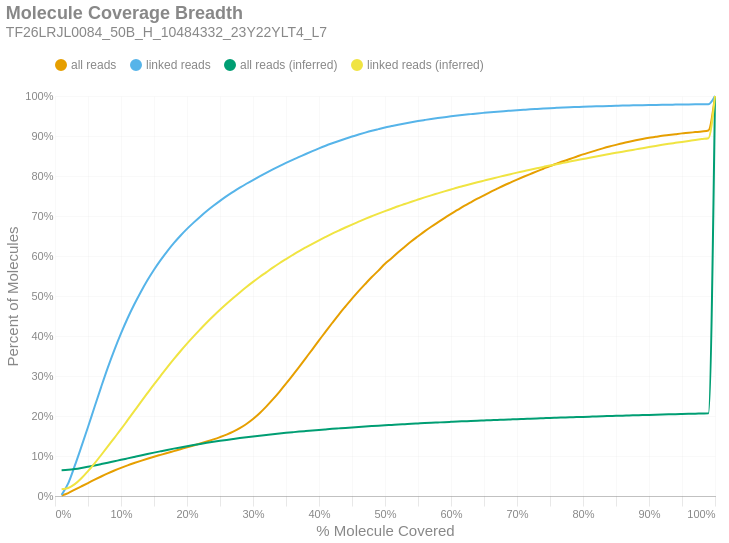

Source (notebook cell):
### Markdown cell above
### Molecule Read Coverage
This chart shows molecule coverage breadth as computed by the number of bases aligned to that molecule. In other words, "*how much of each unique long molecule is actually sequenced/aligned?*" Keep in mind there is a distinction between sequences and alignments, since some sequences belonging to a particular molecule may not align well and wouldn't appear in the alignment data. This chart also shows molecule coverage breadth as computed by the *inferred fragment* from which the aligned sequences originate. Unlike read coverage, this calculation takes into account the total insert size, including unsequenced gaps between the forward and reverse reads. Like the previous figures, these are cumulative percents.

### Code cell
if SKIPLR:
    print_html(f"Skipped")
else:
    binned_df = consolidated_hist(valids['coverage_bp'], mask, 0.01, True)
    binned_df_inf = consolidated_hist(valids['coverage_inserts'], mask, 0.01, True)
    binned_df = binned_df.with_columns(pl.lit(binned_df_inf['all reads (cumsum)']).alias('all reads (inferred)'))
    binned_df = binned_df.with_columns(pl.lit(binned_df_inf['linked reads (cumsum)']).alias('linked reads (inferred)'))
    binned_df = binned_df.with_columns(
        (pl.col('bin').cast(pl.Float64) + 0.01).alias('right_edge')
    )

    with SafeRender(binned_df):
        (
            density_plot(binned_df, 'Molecule Coverage Breadth', samplename, 'molcov', ['all reads (inferred)','linked reads (inferred)'])
            .encode(
                #x=alt.X('bin:Q', title="% Molecule Covered").axis(format = '%').scale(padding=0),
                x=alt.X('right_edge:Q', title="% Molecule Covered").axis(format='%').scale(padding=0),
                y=alt.Y('value:Q', title='Percent of Molecules')
                    .axis(format='%')
                    .stack(False)
                    .scale(domainMin=0, padding=0),
                color=alt.Color("key:N").scale(domain = ["all reads", "linked reads", "all reads (inferred)", "linked reads (inferred)"]),
                tooltip = [
                    alt.Tooltip("key:N", title = "Data Type"),
                    alt.Tooltip("range_label:N", title="% Molecule Covered"),
                    alt.Tooltip("value:Q", format = ".2%", title="% Molecules")
                ]
            )
        ).display()

### Figure 1 — Vega-Lite specification as saved in the notebook (floating-point values rounded to 4 significant figures)
{"width": "container", "height": 400, "config": {"title": {"anchor": "start", "dy": -15, "fontSize": 18, "color": "#888888", "subtitleColor": "#888888", "subtitleFontSize": 14}, "arc": {"fill": "#0072B2"}, "axis": {"domainColor": "#888888", "domainWidth": 0.5, "gridWidth": 0.2, "grid": false, "titleFontWeight": 400, "titleFontSize": 15, "labelFontSize": 11, "labelColor": "#888888", "tickColor": "#888888", "tickWidth": 0.2, "titleColor": "#888888"}, "axisBand": {"grid": false}, "axisX": {"grid": true, "tickSize": 10, "domainCap": "round"}, "axisY": {"domain": false, "grid": true, "tickSize": 0, "domainCap": "round"}, "background": "transparent", "header": {"labelFontSize": 15, "labelColor": "#888888", "titleFontSize": 15, "titleFontWeight": 600, "titleColor": "#888888"}, "legend": {"labelFont": "sans-serif", "labelFontSize": 12, "labelColor": "#888888", "symbolSize": 100, "symbolType": "circle", "titleFontSize": 12, "titlePadding": 10, "titleColor": "#888888", "title": null, "orient": "top"}, "range": {"category": ["#E69F00", "#56B4E9", "#009E73", "#F0E442", "#0072B2", "#D55E00", "#CC79A7", "#000000"], "diverging": ["#cfe8f3", "#a2d4ec", "#73bfe2", "#46abdb", "#1696d2", "#12719e"]}, "area": {"fill": "#0072B2", "fillOpacity": 0.7, "line": true, "strokeOpacity": 0.7}, "line": {"color": "#0072B2", "stroke": "#0072B2", "strokeWidth": 2}, "trail": {"color": "#0072B2", "stroke": "#0072B2", "strokeWidth": 0, "size": 1}, "point": {"filled": true, "fillOpacity": 1.0, "size": 95}, "text": {"color": "#888888", "fontSize": 11, "align": "right", "fontWeight": 400, "size": 11}, "bar": {"fill": "#0072B2", "stroke": null}, "view": {"stroke": null, "continuousWidth": 660, "continuousHeight": 400}}, "data": {"name": "data-414b583b155d9b68e4128b7ef28b1fbe"}, "mark": {"type": "line", "interpolate": "monotone", "point": {"opacity": 0, "size": 275}}, "encoding": {"color": {"field": "key", "scale": {"domain": ["all reads", "linked reads", "all reads (inferred)", "linked reads (inferred)"]}, "type": "nominal"}, "tooltip": [{"field": "key", "title": "Data Type", "type": "nominal"}, {"field": "range_label", "title": "% Molecule Covered", "type": "nominal"}, {"field": "value", "format": ".2%", "title": "% Molecules", "type": "quantitative"}], "x": {"axis": {"format": "%"}, "field": "right_edge", "scale": {"padding": 0}, "title": "% Molecule Covered", "type": "quantitative"}, "y": {"axis": {"format": "%"}, "field": "value", "scale": {"domainMin": 0, "padding": 0}, "stack": false, "title": "Percent of Molecules", "type": "quantitative"}}, "params": [{"name": "param_c36ac31b6afebe62", "select": {"type": "point", "fields": ["key"]}, "bind": "legend"}], "title": {"text": "Molecule Coverage Breadth", "subtitle": "TF26LRJL0084_50B_H_10484332_23Y22YLT4_L7"}, "transform": [{"fold": ["all reads (cumsum)", "linked reads (cumsum)", "all reads (inferred)", "linked reads (inferred)"]}, {"calculate": "replace(datum.key, ' (cumsum)', '')", "as": "key"}, {"filter": {"param": "param_c36ac31b6afebe62"}}], "usermeta": {"embedOptions": {"downloadFileName": "TF26LRJL0084_50B_H_10484332_23Y22YLT4_L7.molcov"}}, "$schema": "https://vega.github.io/schema/vega-lite/v6.4.1.json", "datasets": {"data-414b583b155d9b68e4128b7ef28b1fbe": [{"bin": "0.0", "interval": "0.0-0.01", "all reads": 0.001086, "linked reads": 0.002784, "all reads (cumsum)": 0.001086, "linked reads (cumsum)": 0.002784, "range_label": "0.0-0.01", "all reads (inferred)": 0.06467, "linked reads (inferred)": 0.01711, "right_edge": 0.01}, {"bin": "0.01", "interval": "0.01-0.02", "all reads": 0.006318, "linked reads": 0.02881, "all reads (cumsum)": 0.007404, "linked reads (cumsum)": 0.0316, "range_label": "0.01-0.02", "all reads (inferred)": 0.06549, "linked reads (inferred)": 0.0201, "right_edge": 0.02}, {"bin": "0.02", "interval": "0.02-0.03", "all reads": 0.008489, "linked reads": 0.04414, "all reads (cumsum)": 0.01589, "linked reads (cumsum)": 0.07574, "range_label": "0.02-0.03", "all reads (inferred)": 0.06734, "linked reads (inferred)": 0.02965, "right_edge": 0.03}, {"bin": "0.03", "interval": "0.03-0.04", "all reads": 0.008233, "linked reads": 0.04763, "all reads (cumsum)": 0.02413, "linked reads (cumsum)": 0.1234, "range_label": "0.03-0.04", "all reads (inferred)": 0.06999, "linked reads (inferred)": 0.04446, "right_edge": 0.04}, {"bin": "0.04", "interval": "0.04-0.05", "all reads": 0.008265, "linked reads": 0.04907, "all reads (cumsum)": 0.03239, "linked reads (cumsum)": 0.1724, "range_label": "0.04-0.05", "all reads (inferred)": 0.0731, "linked reads (inferred)": 0.06221, "right_edge": 0.05}, {"bin": "0.05", "interval": "0.05-0.06", "all reads": 0.008332, "linked reads": 0.05076, "all reads (cumsum)": 0.04072, "linked reads (cumsum)": 0.2232, "range_label": "0.05-0.06", "all reads (inferred)": 0.07641, "linked reads (inferred)": 0.08182, "right_edge": 0.06}, {"bin": "0.06", "interval": "0.06-0.07", "all reads": 0.008036, "linked reads": 0.04972, "all reads (cumsum)": 0.04876, "linked reads (cumsum)": 0.2729, "range_label": "0.06-0.07", "all reads (inferred)": 0.07986, "linked reads (inferred)": 0.1025, "right_edge": 0.07}, {"bin": "0.07", "interval": "0.07-0.08", "all reads": 0.007735, "linked reads": 0.04803, "all reads (cumsum)": 0.05649, "linked reads (cumsum)": 0.3209, "range_label": "0.07-0.08", "all reads (inferred)": 0.08338, "linked reads (inferred)": 0.1238, "right_edge": 0.08}, {"bin": "0.08", "interval": "0.08-0.09", "all reads": 0.007179, "linked reads": 0.04458, "all reads (cumsum)": 0.06367, "linked reads (cumsum)": 0.3655, "range_label": "0.08-0.09", "all reads (inferred)": 0.08695, "linked reads (inferred)": 0.1455, "right_edge": 0.09}, {"bin": "0.09", "interval": "0.09-0.1", "all reads": 0.006704, "linked reads": 0.0411, "all reads (cumsum)": 0.07038, "linked reads (cumsum)": 0.4066, "range_label": "0.09-0.1", "all reads (inferred)": 0.09045, "linked reads (inferred)": 0.167, "right_edge": 0.1}, {"bin": "0.1", "interval": "0.1-0.11", "all reads": 0.006223, "linked reads": 0.03781, "all reads (cumsum)": 0.0766, "linked reads (cumsum)": 0.4444, "range_label": "0.1-0.11", "all reads (inferred)": 0.09408, "linked reads (inferred)": 0.1895, "right_edge": 0.11}, {"bin": "0.11", "interval": "0.11-0.12", "all reads": 0.005759, "linked reads": 0.03427, "all reads (cumsum)": 0.08236, "linked reads (cumsum)": 0.4787, "range_label": "0.11-0.12", "all reads (inferred)": 0.09771, "linked reads (inferred)": 0.212, "right_edge": 0.12}, {"bin": "0.12", "interval": "0.12-0.13", "all reads": 0.005462, "linked reads": 0.03153, "all reads (cumsum)": 0.08782, "linked reads (cumsum)": 0.5102, "range_label": "0.12-0.13", "all reads (inferred)": 0.1013, "linked reads (inferred)": 0.2347, "right_edge": 0.13}, {"bin": "0.13", "interval": "0.13-0.14", "all reads": 0.005209, "linked reads": 0.02905, "all reads (cumsum)": 0.09303, "linked reads (cumsum)": 0.5393, "range_label": "0.13-0.14", "all reads (inferred)": 0.1049, "linked reads (inferred)": 0.2571, "right_edge": 0.14}, {"bin": "0.14", "interval": "0.14-0.15", "all reads": 0.005039, "linked reads": 0.02642, "all reads (cumsum)": 0.09807, "linked reads (cumsum)": 0.5657, "range_label": "0.14-0.15", "all reads (inferred)": 0.1084, "linked reads (inferred)": 0.2791, "right_edge": 0.15}, {"bin": "0.15", "interval": "0.15-0.16", "all reads": 0.004785, "linked reads": 0.02399, "all reads (cumsum)": 0.1029, "linked reads (cumsum)": 0.5897, "range_label": "0.15-0.16", "all reads (inferred)": 0.1118, "linked reads (inferred)": 0.3004, "right_edge": 0.16}, {"bin": "0.16", "interval": "0.16-0.17", "all reads": 0.004734, "linked reads": 0.02203, "all reads (cumsum)": 0.1076, "linked reads (cumsum)": 0.6117, "range_label": "0.16-0.17", "all reads (inferred)": 0.1152, "linked reads (inferred)": 0.3216, "right_edge": 0.17}, {"bin": "0.17", "interval": "0.17-0.18", "all reads": 0.004676, "linked reads": 0.02032, "all reads (cumsum)": 0.1123, "linked reads (cumsum)": 0.632, "range_label": "0.17-0.18", "all reads (inferred)": 0.1184, "linked reads (inferred)": 0.3421, "right_edge": 0.18}, {"bin": "0.18", "interval": "0.18-0.19", "all reads": 0.004675, "linked reads": 0.01856, "all reads (cumsum)": 0.1169, "linked reads (cumsum)": 0.6506, "range_label": "0.18-0.19", "all reads (inferred)": 0.1215, "linked reads (inferred)": 0.3619, "right_edge": 0.19}, {"bin": "0.19", "interval": "0.19-0.2", "all reads": 0.004724, "linked reads": 0.01713, "all reads (cumsum)": 0.1217, "linked reads (cumsum)": 0.6677, "range_label": "0.19-0.2", "all reads (inferred)": 0.1245, "linked reads (inferred)": 0.3809, "right_edge": 0.2}, {"bin": "0.2", "interval": "0.2-0.21", "all reads": 0.004629, "linked reads": 0.0157, "all reads (cumsum)": 0.1263, "linked reads (cumsum)": 0.6834, "range_label": "0.2-0.21", "all reads (inferred)": 0.1274, "linked reads (inferred)": 0.399, "right_edge": 0.21}, {"bin": "0.21", "interval": "0.21-0.22", "all reads": 0.004833, "linked reads": 0.01498, "all reads (cumsum)": 0.1311, "linked reads (cumsum)": 0.6984, "range_label": "0.21-0.22", "all reads (inferred)": 0.1302, "linked reads (inferred)": 0.4165, "right_edge": 0.22}, {"bin": "0.22", "interval": "0.22-0.23", "all reads": 0.005039, "linked reads": 0.01403, "all reads (cumsum)": 0.1362, "linked reads (cumsum)": 0.7124, "range_label": "0.22-0.23", "all reads (inferred)": 0.1329, "linked reads (inferred)": 0.4337, "right_edge": 0.23}, {"bin": "0.23", "interval": "0.23-0.24", "all reads": 0.00536, "linked reads": 0.01298, "all reads (cumsum)": 0.1415, "linked reads (cumsum)": 0.7254, "range_label": "0.23-0.24", "all reads (inferred)": 0.1354, "linked reads (inferred)": 0.4499, "right_edge": 0.24}, {"bin": "0.24", "interval": "0.24-0.25", "all reads": 0.005774, "linked reads": 0.01239, "all reads (cumsum)": 0.1473, "linked reads (cumsum)": 0.7378, "range_label": "0.24-0.25", "all reads (inferred)": 0.1379, "linked reads (inferred)": 0.4655, "right_edge": 0.25}, {"bin": "0.25", "interval": "0.25-0.26", "all reads": 0.006247, "linked reads": 0.01173, "all reads (cumsum)": 0.1535, "linked reads (cumsum)": 0.7495, "range_label": "0.25-0.26", "all reads (inferred)": 0.1402, "linked reads (inferred)": 0.4804, "right_edge": 0.26}, {"bin": "0.26", "interval": "0.26-0.27", "all reads": 0.007253, "linked reads": 0.01081, "all reads (cumsum)": 0.1608, "linked reads (cumsum)": 0.7604, "range_label": "0.26-0.27", "all reads (inferred)": 0.1425, "linked reads (inferred)": 0.4949, "right_edge": 0.27}, {"bin": "0.27", "interval": "0.27-0.28", "all reads": 0.008765, "linked reads": 0.01037, "all reads (cumsum)": 0.1696, "linked reads (cumsum)": 0.7707, "range_label": "0.27-0.28", "all reads (inferred)": 0.1447, "linked reads (inferred)": 0.509, "right_edge": 0.28}, {"bin": "0.28", "interval": "0.28-0.29", "all reads": 0.01051, "linked reads": 0.009883, "all reads (cumsum)": 0.1801, "linked reads (cumsum)": 0.7806, "range_label": "0.28-0.29", "all reads (inferred)": 0.1468, "linked reads (inferred)": 0.5224, "right_edge": 0.29}, {"bin": "0.29", "interval": "0.29-0.3", "all reads": 0.01245, "linked reads": 0.009358, "all reads (cumsum)": 0.1925, "linked reads (cumsum)": 0.79, "range_label": "0.29-0.3", "all reads (inferred)": 0.1489, "linked reads (inferred)": 0.5353, "right_edge": 0.3}, {"bin": "0.3", "interval": "0.3-0.31", "all reads": 0.01446, "linked reads": 0.009061, "all reads (cumsum)": 0.207, "linked reads (cumsum)": 0.799, "range_label": "0.3-0.31", "all reads (inferred)": 0.1508, "linked reads (inferred)": 0.5475, "right_edge": 0.31}, {"bin": "0.31", "interval": "0.31-0.32", "all reads": 0.01649, "linked reads": 0.008828, "all reads (cumsum)": 0.2235, "linked reads (cumsum)": 0.8079, "range_label": "0.31-0.32", "all reads (inferred)": 0.1526, "linked reads (inferred)": 0.5592, "right_edge": 0.32}, {"bin": "0.32", "interval": "0.32-0.33", "all reads": 0.01789, "linked reads": 0.008525, "all reads (cumsum)": 0.2414, "linked reads (cumsum)": 0.8164, "range_label": "0.32-0.33", "all reads (inferred)": 0.1544, "linked reads (inferred)": 0.5708, "right_edge": 0.33}, {"bin": "0.33", "interval": "0.33-0.34", "all reads": 0.01911, "linked reads": 0.00832, "all reads (cumsum)": 0.2605, "linked reads (cumsum)": 0.8247, "range_label": "0.33-0.34", "all reads (inferred)": 0.1562, "linked reads (inferred)": 0.5819, "right_edge": 0.34}, {"bin": "0.34", "interval": "0.34-0.35", "all reads": 0.02016, "linked reads": 0.00805, "all reads (cumsum)": 0.2806, "linked reads (cumsum)": 0.8328, "range_label": "0.34-0.35", "all reads (inferred)": 0.1578, "linked reads (inferred)": 0.5923, "right_edge": 0.35}, {"bin": "0.35", "interval": "0.35-0.36", "all reads": 0.02092, "linked reads": 0.00765, "all reads (cumsum)": 0.3015, "linked reads (cumsum)": 0.8404, "range_label": "0.35-0.36", "all reads (inferred)": 0.1594, "linked reads (inferred)": 0.6024, "right_edge": 0.36}, {"bin": "0.36", "interval": "0.36-0.37", "all reads": 0.02148, "linked reads": 0.007258, "all reads (cumsum)": 0.323, "linked reads (cumsum)": 0.8477, "range_label": "0.36-0.37", "all reads (inferred)": 0.161, "linked reads (inferred)": 0.6123, "right_edge": 0.37}, {"bin": "0.37", "interval": "0.37-0.38", "all reads": 0.02188, "linked reads": 0.007357, "all reads (cumsum)": 0.3449, "linked reads (cumsum)": 0.855, "range_label": "0.37-0.38", "all reads (inferred)": 0.1624, "linked reads (inferred)": 0.6215, "right_edge": 0.38}, {"bin": "0.38", "interval": "0.38-0.39", "all reads": 0.0219, "linked reads": 0.007179, "all reads (cumsum)": 0.3668, "linked reads (cumsum)": 0.8622, "range_label": "0.38-0.39", "all reads (inferred)": 0.1638, "linked reads (inferred)": 0.6304, "right_edge": 0.39}, {"bin": "0.39", "interval": "0.39-0.4", "all reads": 0.02235, "linked reads": 0.006937, "all reads (cumsum)": 0.3892, "linked reads (cumsum)": 0.8691, "range_label": "0.39-0.4", "all reads (inferred)": 0.1652, "linked reads (inferred)": 0.6392, "right_edge": 0.4}, {"bin": "0.4", "interval": "0.4-0.41", "all reads": 0.02167, "linked reads": 0.006506, "all reads (cumsum)": 0.4108, "linked reads (cumsum)": 0.8756, "range_label": "0.4-0.41", "all reads (inferred)": 0.1665, "linked reads (inferred)": 0.6476, "right_edge": 0.41}, {"bin": "0.41", "interval": "0.41-0.42", "all reads": 0.02165, "linked reads": 0.00608, "all reads (cumsum)": 0.4325, "linked reads (cumsum)": 0.8817, "range_label": "0.41-0.42", "all reads (inferred)": 0.1678, "linked reads (inferred)": 0.6558, "right_edge": 0.42}, {"bin": "0.42", "interval": "0.42-0.43", "all reads": 0.02123, "linked reads": 0.00582, "all reads (cumsum)": 0.4537, "linked reads (cumsum)": 0.8875, "range_label": "0.42-0.43", "all reads (inferred)": 0.1691, "linked reads (inferred)": 0.6636, "right_edge": 0.43}, {"bin": "0.43", "interval": "0.43-0.44", "all reads": 0.02006, "linked reads": 0.005647, "all reads (cumsum)": 0.4738, "linked reads (cumsum)": 0.8932, "range_label": "0.43-0.44", "all reads (inferred)": 0.1703, "linked reads (inferred)": 0.6712, "right_edge": 0.44}, {"bin": "0.44", "interval": "0.44-0.45", "all reads": 0.01964, "linked reads": 0.005514, "all reads (cumsum)": 0.4934, "linked reads (cumsum)": 0.8987, "range_label": "0.44-0.45", "all reads (inferred)": 0.1714, "linked reads (inferred)": 0.6786, "right_edge": 0.45}, {"bin": "0.45", "interval": "0.45-0.46", "all reads": 0.01878, "linked reads": 0.004963, "all reads (cumsum)": 0.5122, "linked reads (cumsum)": 0.9037, "range_label": "0.45-0.46", "all reads (inferred)": 0.1726, "linked reads (inferred)": 0.6857, "right_edge": 0.46}, {"bin": "0.46", "interval": "0.46-0.47", "all reads": 0.01782, "linked reads": 0.004818, "all reads (cumsum)": 0.53, "linked reads (cumsum)": 0.9085, "range_label": "0.46-0.47", "all reads (inferred)": 0.1737, "linked reads (inferred)": 0.6928, "right_edge": 0.47}, {"bin": "0.47", "interval": "0.47-0.48", "all reads": 0.01745, "linked reads": 0.004547, "all reads (cumsum)": 0.5475, "linked reads (cumsum)": 0.913, "range_label": "0.47-0.48", "all reads (inferred)": 0.1747, "linked reads (inferred)": 0.6994, "right_edge": 0.48}, {"bin": "0.48", "interval": "0.48-0.49", "all reads": 0.01607, "linked reads": 0.004173, "all reads (cumsum)": 0.5635, "linked reads (cumsum)": 0.9172, "range_label": "0.48-0.49", "all reads (inferred)": 0.1758, "linked reads (inferred)": 0.706, "right_edge": 0.49}, {"bin": "0.49", "interval": "0.49-0.5", "all reads": 0.01704, "linked reads": 0.004061, "all reads (cumsum)": 0.5806, "linked reads (cumsum)": 0.9213, "range_label": "0.49-0.5", "all reads (inferred)": 0.1768, "linked reads (inferred)": 0.7122, "right_edge": 0.5}, {"bin": "0.5", "interval": "0.5-0.51", "all reads": 0.01392, "linked reads": 0.003507, "all reads (cumsum)": 0.5945, "linked reads (cumsum)": 0.9248, "range_label": "0.5-0.51", "all reads (inferred)": 0.1777, "linked reads (inferred)": 0.7182, "right_edge": 0.51}, {"bin": "0.51", "interval": "0.51-0.52", "all reads": 0.01502, "linked reads": 0.003439, "all reads (cumsum)": 0.6095, "linked reads (cumsum)": 0.9282, "range_label": "0.51-0.52", "all reads (inferred)": 0.1787, "linked reads (inferred)": 0.7243, "right_edge": 0.52}, {"bin": "0.52", "interval": "0.52-0.53", "all reads": 0.0138, "linked reads": 0.003283, "all reads (cumsum)": 0.6233, "linked reads (cumsum)": 0.9315, "range_label": "0.52-0.53", "all reads (inferred)": 0.1796, "linked reads (inferred)": 0.7299, "right_edge": 0.53}, {"bin": "0.53", "interval": "0.53-0.54", "all reads": 0.01342, "linked reads": 0.00303, "all reads (cumsum)": 0.6367, "linked reads (cumsum)": 0.9345, "range_label": "0.53-0.54", "all reads (inferred)": 0.1805, "linked reads (inferred)": 0.7357, "right_edge": 0.54}, {"bin": "0.54", "interval": "0.54-0.55", "all reads": 0.01251, "linked reads": 0.002859, "all reads (cumsum)": 0.6492, "linked reads (cumsum)": 0.9374, "range_label": "0.54-0.55", "all reads (inferred)": 0.1813, "linked reads (inferred)": 0.7411, "right_edge": 0.55}, {"bin": "0.55", "interval": "0.55-0.56", "all reads": 0.01237, "linked reads": 0.002638, "all reads (cumsum)": 0.6616, "linked reads (cumsum)": 0.94, "range_label": "0.55-0.56", "all reads (inferred)": 0.1822, "linked reads (inferred)": 0.7465, "right_edge": 0.56}, {"bin": "0.56", "interval": "0.56-0.57", "all reads": 0.01156, "linked reads": 0.002555, "all reads (cumsum)": 0.6732, "linked reads (cumsum)": 0.9426, "range_label": "0.56-0.57", "all reads (inferred)": 0.183, "linked reads (inferred)": 0.7516, "right_edge": 0.57}, {"bin": "0.57", "interval": "0.57-0.58", "all reads": 0.01094, "linked reads": 0.002351, "all reads (cumsum)": 0.6841, "linked reads (cumsum)": 0.9449, "range_label": "0.57-0.58", "all reads (inferred)": 0.1838, "linked reads (inferred)": 0.7566, "right_edge": 0.58}, {"bin": "0.58", "interval": "0.58-0.59", "all reads": 0.01068, "linked reads": 0.002087, "all reads (cumsum)": 0.6948, "linked reads (cumsum)": 0.947, "range_label": "0.58-0.59", "all reads (inferred)": 0.1846, "linked reads (inferred)": 0.7615, "right_edge": 0.59}, {"bin": "0.59", "interval": "0.59-0.6", "all reads": 0.01056, "linked reads": 0.002078, "all reads (cumsum)": 0.7053, "linked reads (cumsum)": 0.9491, "range_label": "0.59-0.6", "all reads (inferred)": 0.1854, "linked reads (inferred)": 0.7663, "right_edge": 0.6}, {"bin": "0.6", "interval": "0.6-0.61", "all reads": 0.009789, "linked reads": 0.001933, "all reads (cumsum)": 0.7151, "linked reads (cumsum)": 0.951, "range_label": "0.6-0.61", "all reads (inferred)": 0.1861, "linked reads (inferred)": 0.7711, "right_edge": 0.61}, {"bin": "0.61", "interval": "0.61-0.62", "all reads": 0.009918, "linked reads": 0.001935, "all reads (cumsum)": 0.7251, "linked reads (cumsum)": 0.953, "range_label": "0.61-0.62", "all reads (inferred)": 0.1868, "linked reads (inferred)": 0.7755, "right_edge": 0.62}, {"bin": "0.62", "interval": "0.62-0.63", "all reads": 0.009249, "linked reads": 0.001728, "all reads (cumsum)": 0.7343, "linked reads (cumsum)": 0.9547, "range_label": "0.62-0.63", "all reads (inferred)": 0.1876, "linked reads (inferred)": 0.7801, "right_edge": 0.63}, {"bin": "0.63", "interval": "0.63-0.64", "all reads": 0.00898, "linked reads": 0.001717, "all reads (cumsum)": 0.7433, "linked reads (cumsum)": 0.9564, "range_label": "0.63-0.64", "all reads (inferred)": 0.1882, "linked reads (inferred)": 0.7843, "right_edge": 0.64}, {"bin": "0.64", "interval": "0.64-0.65", "all reads": 0.00854, "linked reads": 0.001546, "all reads (cumsum)": 0.7518, "linked reads (cumsum)": 0.9579, "range_label": "0.64-0.65", "all reads (inferred)": 0.1889, "linked reads (inferred)": 0.7884, "right_edge": 0.65}, {"bin": "0.65", "interval": "0.65-0.66", "all reads": 0.008604, "linked reads": 0.001471, "all reads (cumsum)": 0.7604, "linked reads (cumsum)": 0.9594, "range_label": "0.65-0.66", "all reads (inferred)": 0.1896, "linked reads (inferred)": 0.7925, "right_edge": 0.66}, {"bin": "0.66", "interval": "0.66-0.67", "all reads": 0.00791, "linked reads": 0.001394, "all reads (cumsum)": 0.7683, "linked reads (cumsum)": 0.9608, "range_label": "0.66-0.67", "all reads (inferred)": 0.1902, "linked reads (inferred)": 0.7965, "right_edge": 0.67}, {"bin": "0.67", "interval": "0.67-0.68", "all reads": 0.007833, "linked reads": 0.001319, "all reads (cumsum)": 0.7762, "linked reads (cumsum)": 0.9621, "range_label": "0.67-0.68", "all reads (inferred)": 0.1909, "linked reads (inferred)": 0.8007, "right_edge": 0.68}, {"bin": "0.68", "interval": "0.68-0.69", "all reads": 0.007459, "linked reads": 0.001176, "all reads (cumsum)": 0.7836, "linked reads (cumsum)": 0.9633, "range_label": "0.68-0.69", "all reads (inferred)": 0.1915, "linked reads (inferred)": 0.8045, "right_edge": 0.69}, {"bin": "0.69", "interval": "0.69-0.7", "all reads": 0.007373, "linked reads": 0.001157, "all reads (cumsum)": 0.791, "linked reads (cumsum)": 0.9645, "range_label": "0.69-0.7", "all reads (inferred)": 0.1921, "linked reads (inferred)": 0.8084, "right_edge": 0.7}, {"bin": "0.7", "interval": "0.7-0.71", "all reads": 0.00705, "linked reads": 0.00113, "all reads (cumsum)": 0.7981, "linked reads (cumsum)": 0.9656, "range_label": "0.7-0.71", "all reads (inferred)": 0.1927, "linked reads (inferred)": 0.812, "right_edge": 0.71}, {"bin": "0.71", "interval": "0.71-0.72", "all reads": 0.006812, "linked reads": 0.001108, "all reads (cumsum)": 0.8049, "linked reads (cumsum)": 0.9667, "range_label": "0.71-0.72", "all reads (inferred)": 0.1933, "linked reads (inferred)": 0.8156, "right_edge": 0.72}, {"bin": "0.72", "interval": "0.72-0.73", "all reads": 0.006784, "linked reads": 0.0009831, "all reads (cumsum)": 0.8116, "linked reads (cumsum)": 0.9677, "range_label": "0.72-0.73", "all reads (inferred)": 0.1939, "linked reads (inferred)": 0.8192, "right_edge": 0.73}, {"bin": "0.73", "interval": "0.73-0.74", "all reads": 0.006503, "linked reads": 0.0009593, "all reads (cumsum)": 0.8182, "linked reads (cumsum)": 0.9686, "range_label": "0.73-0.74", "all reads (inferred)": 0.1945, "linked reads (inferred)": 0.8227, "right_edge": 0.74}, {"bin": "0.74", "interval": "0.74-0.75", "all reads": 0.006628, "linked reads": 0.0009079, "all reads (cumsum)": 0.8248, "linked reads (cumsum)": 0.9696, "range_label": "0.74-0.75", "all reads (inferred)": 0.1951, "linked reads (inferred)": 0.8263, "right_edge": 0.75}, {"bin": "0.75", "interval": "0.75-0.76", "all reads": 0.006025, "linked reads": 0.000785, "all reads (cumsum)": 0.8308, "linked reads (cumsum)": 0.9703, "range_label": "0.75-0.76", "all reads (inferred)": 0.1956, "linked reads (inferred)": 0.8295, "right_edge": 0.76}, {"bin": "0.76", "interval": "0.76-0.77", "all reads": 0.00608, "linked reads": 0.0007685, "all reads (cumsum)": 0.8369, "linked reads (cumsum)": 0.9711, "range_label": "0.76-0.77", "all reads (inferred)": 0.1961, "linked reads (inferred)": 0.8328, "right_edge": 0.77}, {"bin": "0.77", "interval": "0.77-0.78", "all reads": 0.005743, "linked reads": 0.0007282, "all reads (cumsum)": 0.8426, "linked reads (cumsum)": 0.9718, "range_label": "0.77-0.78", "all reads (inferred)": 0.1967, "linked reads (inferred)": 0.8361, "right_edge": 0.78}, {"bin": "0.78", "interval": "0.78-0.79", "all reads": 0.00561, "linked reads": 0.0006346, "all reads (cumsum)": 0.8482, "linked reads (cumsum)": 0.9725, "range_label": "0.78-0.79", "all reads (inferred)": 0.1972, "linked reads (inferred)": 0.8393, "right_edge": 0.79}, {"bin": "0.79", "interval": "0.79-0.8", "all reads": 0.005742, "linked reads": 0.0006365, "all reads (cumsum)": 0.854, "linked reads (cumsum)": 0.9731, "range_label": "0.79-0.8", "all reads (inferred)": 0.1978, "linked reads (inferred)": 0.8425, "right_edge": 0.8}, {"bin": "0.8", "interval": "0.8-0.81", "all reads": 0.005143, "linked reads": 0.0005576, "all reads (cumsum)": 0.8591, "linked reads (cumsum)": 0.9737, "range_label": "0.8-0.81", "all reads (inferred)": 0.1983, "linked reads (inferred)": 0.8457, "right_edge": 0.81}, {"bin": "0.81", "interval": "0.81-0.82", "all reads": 0.005032, "linked reads": 0.0005392, "all reads (cumsum)": 0.8642, "linked reads (cumsum)": 0.9742, "range_label": "0.81-0.82", "all reads (inferred)": 0.1988, "linked reads (inferred)": 0.8489, "right_edge": 0.82}, {"bin": "0.82", "interval": "0.82-0.83", "all reads": 0.004906, "linked reads": 0.0004695, "all reads (cumsum)": 0.8691, "linked reads (cumsum)": 0.9747, "range_label": "0.82-0.83", "all reads (inferred)": 0.1994, "linked reads (inferred)": 0.8519, "right_edge": 0.83}, {"bin": "0.83", "interval": "0.83-0.84", "all reads": 0.004599, "linked reads": 0.0004567, "all reads (cumsum)": 0.8737, "linked reads (cumsum)": 0.9751, "range_label": "0.83-0.84", "all reads (inferred)": 0.1999, "linked reads (inferred)": 0.8549, "right_edge": 0.84}, {"bin": "0.84", "interval": "0.84-0.85", "all reads": 0.004209, "linked reads": 0.0004402, "all reads (cumsum)": 0.8779, "linked reads (cumsum)": 0.9756, "range_label": "0.84-0.85", "all reads (inferred)": 0.2004, "linked reads (inferred)": 0.858, "right_edge": 0.85}, {"bin": "0.85", "interval": "0.85-0.86", "all reads": 0.004075, "linked reads": 0.0004512, "all reads (cumsum)": 0.8819, "linked reads (cumsum)": 0.976, "range_label": "0.85-0.86", "all reads (inferred)": 0.2008, "linked reads (inferred)": 0.8608, "right_edge": 0.86}, {"bin": "0.86", "interval": "0.86-0.87", "all reads": 0.003722, "linked reads": 0.000387, "all reads (cumsum)": 0.8857, "linked reads (cumsum)": 0.9764, "range_label": "0.86-0.87", "all reads (inferred)": 0.2013, "linked reads (inferred)": 0.8637, "right_edge": 0.87}, {"bin": "0.87", "interval": "0.87-0.88", "all reads": 0.003516, "linked reads": 0.0003632, "all reads (cumsum)": 0.8892, "linked reads (cumsum)": 0.9768, "range_label": "0.87-0.88", "all reads (inferred)": 0.2018, "linked reads (inferred)": 0.8666, "right_edge": 0.88}, {"bin": "0.88", "interval": "0.88-0.89", "all reads": 0.00329, "linked reads": 0.0003595, "all reads (cumsum)": 0.8925, "linked reads (cumsum)": 0.9771, "range_label": "0.88-0.89", "all reads (inferred)": 0.2023, "linked reads (inferred)": 0.8695, "right_edge": 0.89}, {"bin": "0.89", "interval": "0.89-0.9", "all reads": 0.00299, "linked reads": 0.0003173, "all reads (cumsum)": 0.8955, "linked reads (cumsum)": 0.9774, "range_label": "0.89-0.9", "all reads (inferred)": 0.2028, "linked reads (inferred)": 0.8724, "right_edge": 0.9}, {"bin": "0.9", "interval": "0.9-0.91", "all reads": 0.002548, "linked reads": 0.0002971, "all reads (cumsum)": 0.898, "linked reads (cumsum)": 0.9777, "range_label": "0.9-0.91", "all reads (inferred)": 0.2032, "linked reads (inferred)": 0.8752, "right_edge": 0.91}, {"bin": "0.91", "interval": "0.91-0.92", "all reads": 0.002619, "linked reads": 0.0002825, "all reads (cumsum)": 0.9006, "linked reads (cumsum)": 0.978, "range_label": "0.91-0.92", "all reads (inferred)": 0.2037, "linked reads (inferred)": 0.8779, "right_edge": 0.92}, {"bin": "0.92", "interval": "0.92-0.93", "all reads": 0.002006, "linked reads": 0.0002458, "all reads (cumsum)": 0.9026, "linked reads (cumsum)": 0.9783, "range_label": "0.92-0.93", "all reads (inferred)": 0.2041, "linked reads (inferred)": 0.8805, "right_edge": 0.93}, {"bin": "0.93", "interval": "0.93-0.94", "all reads": 0.001975, "linked reads": 0.0002238, "all reads (cumsum)": 0.9046, "linked reads (cumsum)": 0.9785, "range_label": "0.93-0.94", "all reads (inferred)": 0.2045, "linked reads (inferred)": 0.8829, "right_edge": 0.94}, {"bin": "0.94", "interval": "0.94-0.95", "all reads": 0.001953, "linked reads": 0.0002403, "all reads (cumsum)": 0.9066, "linked reads (cumsum)": 0.9787, "range_label": "0.94-0.95", "all reads (inferred)": 0.2049, "linked reads (inferred)": 0.8852, "right_edge": 0.95}, {"bin": "0.95", "interval": "0.95-0.96", "all reads": 0.001462, "linked reads": 0.0001981, "all reads (cumsum)": 0.908, "linked reads (cumsum)": 0.9789, "range_label": "0.95-0.96", "all reads (inferred)": 0.2053, "linked reads (inferred)": 0.8876, "right_edge": 0.96}, {"bin": "0.96", "interval": "0.96-0.97", "all reads": 0.001687, "linked reads": 0.0001889, "all reads (cumsum)": 0.9097, "linked reads (cumsum)": 0.9791, "range_label": "0.96-0.97", "all reads (inferred)": 0.2057, "linked reads (inferred)": 0.8899, "right_edge": 0.97}, {"bin": "0.97", "interval": "0.97-0.98", "all reads": 0.001655, "linked reads": 0.0001706, "all reads (cumsum)": 0.9114, "linked reads (cumsum)": 0.9793, "range_label": "0.97-0.98", "all reads (inferred)": 0.2062, "linked reads (inferred)": 0.8923, "right_edge": 0.98}, {"bin": "0.98", "interval": "0.98-0.99", "all reads": 0.002443, "linked reads": 0.0001871, "all reads (cumsum)": 0.9138, "linked reads (cumsum)": 0.9795, "range_label": "0.98-0.99", "all reads (inferred)": 0.2066, "linked reads (inferred)": 0.8945, "right_edge": 0.99}, {"bin": "0.99", "interval": "0.99-1.0", "all reads": 0.08619, "linked reads": 0.02052, "all reads (cumsum)": 1.0, "linked reads (cumsum)": 1.0, "range_label": "0.99-1.0", "all reads (inferred)": 1.0, "linked reads (inferred)": 1.0, "right_edge": 1.0}]}}
